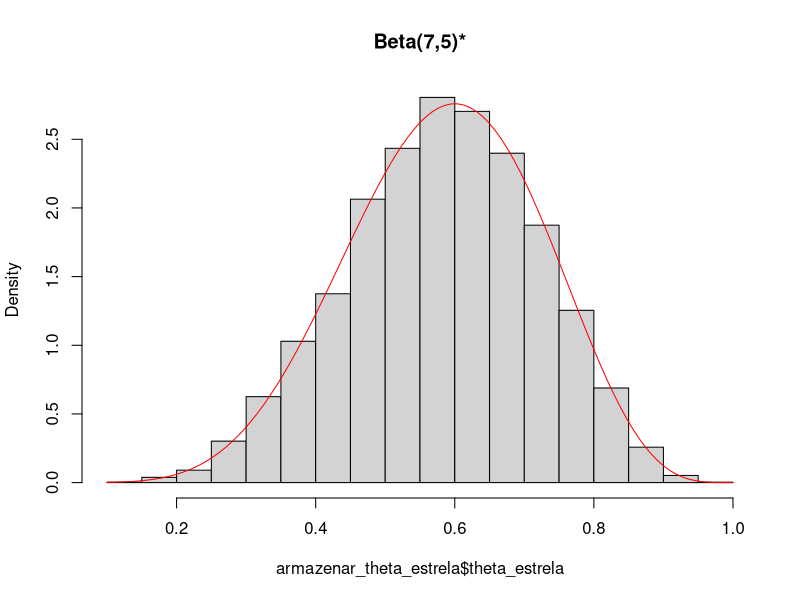
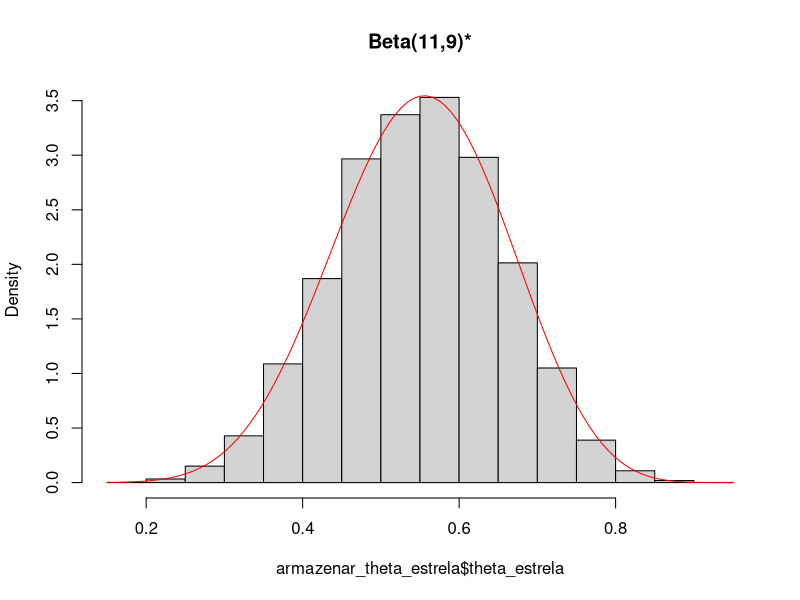
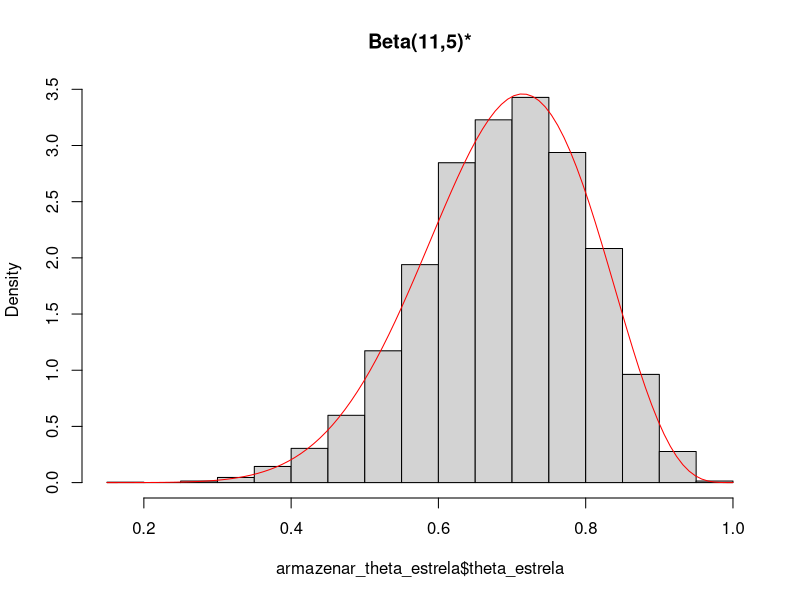
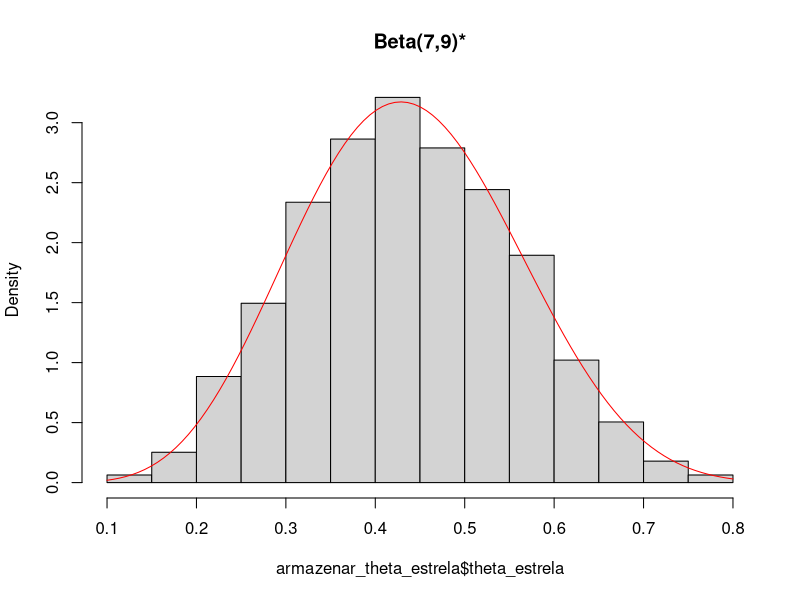
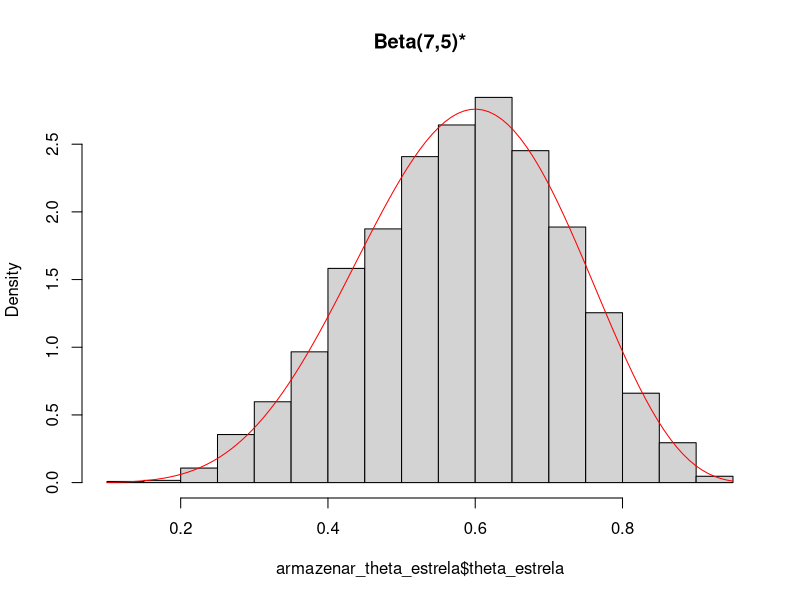
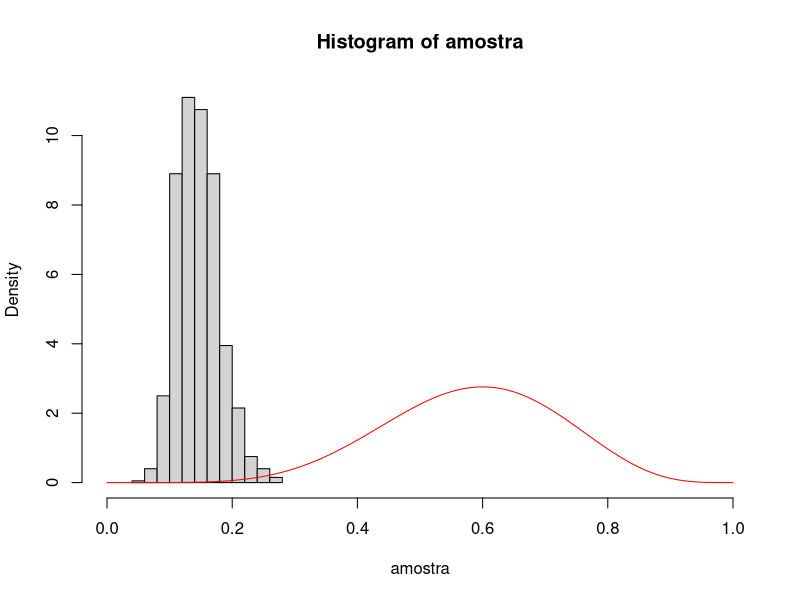
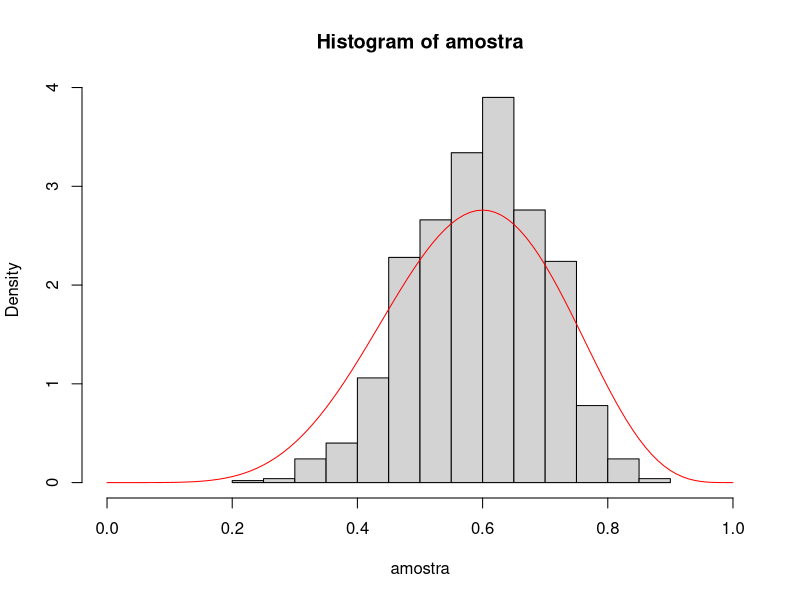
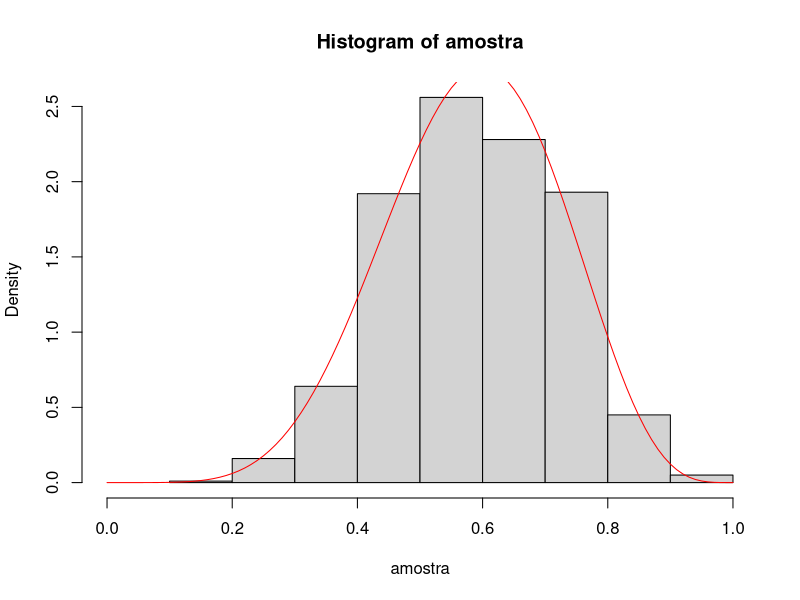

Write the R code that produced these figures, in order.
## ---- chunk 1
knitr::opts_chunk$set(echo = TRUE)
require(data.table)

## ---- chunk 2
n <- 10
theta <- 0.5
set.seed(1118)
bernoulli <- rbinom(n, size = 1, prob = 0.5)
soma_n <- sum(bernoulli)
## ---- chunk 3
#mostrar que apenas com M conseguimos ver algo próximo da distribuição
## ---- chunk 4
# Beta(1,1) ---------------------------------------------------------------
alpha <- 1
beta <- 1

##função de verossimilhança ----------------------------------------------
f_x_dado_theta <- (theta^(soma_n))*(1 - theta)^(n - soma_n)

##distribuição a priori --------------------------------------------------
pi_theta <- (theta^(alpha + soma_n -1))*((1 - theta)^(beta + soma_n - 1))


##distribuição preditiva a priori ---------------------------------------
f_x <- ((gamma(alpha + beta))/(gamma(alpha))*(gamma(beta)))*((gamma(alpha + soma_n))*(gamma(beta + n - soma_n)))/(gamma(alpha + beta + n))


##distribuição a posteriori para theta -----------------------------------
f_theta_dado_x <- (f_x_dado_theta*pi_theta)/f_x
alpha + soma_n ; beta + n - soma_n#será uma beta(7,5)


# #METODO DE REJEIÇÃO -----------------------------------------------------
pi_theta#a priori
g_theta <- pi_theta#g_heta é a distribuição de referência
pi_theta_dado_x <- (theta^(alpha + soma_n - 1))*((1 - theta)^(beta + n - soma_n - 1))
theta_max_veross <- soma_n/n
f_x_dado_theta_max_veross <- (theta_max_veross^(soma_n))*(1 - theta_max_veross)^(n - soma_n)

M <- f_x_dado_theta_max_veross
#1 gerando theta* , da funç]ao g_theta que é igual a pi_theta
theta_estrela <- rbeta(n = 20000, 1, 1)
#2 gerando uma uniforme(0,1)
u <- runif(20000, 0, 1)
#3 se u <= f(theta)/M*g(theta_estrela)
M #estimador de maxima verossimilhança
f_x_dado_theta_estrela <- (theta_estrela^(soma_n))*(1 - theta_estrela)^(n - soma_n)#estimador de verossimilhança pra distribuição escolhida
armazenar_theta_estrela <- u <= (f_x_dado_theta_estrela/f_x_dado_theta_max_veross)#valor gerado de pi_theta_dado_x que foi aceito)

armazenar_theta_estrela <- ifelse(((u <= f_x_dado_theta_estrela/f_x_dado_theta_max_veross)), 1, 0)
armazenar_theta_estrela <- cbind(theta_estrela, armazenar_theta_estrela)
armazenar_theta_estrela <- as.data.table(armazenar_theta_estrela)
armazenar_theta_estrela <- armazenar_theta_estrela[armazenar_theta_estrela == 1]
                                 
dist_beta <- rbeta(20000, 7, 5)#distribuição a priori

par(mfrow = c(1,1))
hist(armazenar_theta_estrela$theta_estrela, main = "Beta(7,5)*", probability = T)#distribuição a posteriori
curve(dbeta(x, 7, 5), add = T, col = "red")
##probabilidade de aceitação ---------------------------------------------
nrow(armazenar_theta_estrela)/20000#0.36205
## ---- chunk 5
# Beta(5,5) ---------------------------------------------------------------
alpha <- 5
beta <- 5

##função de verossimilhança ----------------------------------------------
f_x_dado_theta <- (theta^(soma_n))*(1 - theta)^(n - soma_n)

##distribuição preditiva a priori ---------------------------------------
f_x <- ((gamma(alpha + beta))/(gamma(alpha))*(gamma(beta)))*((gamma(alpha + soma_n))*(gamma(beta + n - soma_n)))/(gamma(alpha + beta + n))


##distribuição a posteriori para theta -----------------------------------
f_theta_dado_x <- (f_x_dado_theta*pi_theta)/f_x
alpha + soma_n ; beta + n - soma_n#será uma beta(11,9)

dist_beta <- rbeta(10000, 11, 9)#olhar se é igual a distribuição a posteriori

# #METODO DE REJEIÇÃO -----------------------------------------------------
pi_theta#a priori
g_theta <- pi_theta#g_heta é a distribuição de referência
pi_theta_dado_x <- (theta^(alpha + soma_n - 1))*((1 - theta)^(beta + n - soma_n - 1))
theta_max_veross <- soma_n/n
f_x_dado_theta_max_veross <- (theta_max_veross^(soma_n))*(1 - theta_max_veross)^(n - soma_n)

M <- f_x_dado_theta_max_veross
#1 gerando theta* , da funç]ao g_theta que é igual a pi_theta
theta_estrela <- rbeta(n = 20000, 5, 5)
#2 gerando uma uniforme(0,1)
u <- runif(20000, 0, 1)
#3 se u <= f(theta)/M*g(theta_estrela)
M #estimador de maxima verossimilhança
f_x_dado_theta_estrela <- (theta_estrela^(soma_n))*(1 - theta_estrela)^(n - soma_n)#estimador de verossimilhança pra distribuição escolhida
armazenar_theta_estrela <- u <= (f_x_dado_theta_estrela/f_x_dado_theta_max_veross)#valor gerado de pi_theta_dado_x que foi aceito)

armazenar_theta_estrela <- ifelse(((u <= f_x_dado_theta_estrela/f_x_dado_theta_max_veross)), 1, 0)
armazenar_theta_estrela <- cbind(theta_estrela, armazenar_theta_estrela)
armazenar_theta_estrela <- as.data.table(armazenar_theta_estrela)
armazenar_theta_estrela <- armazenar_theta_estrela[armazenar_theta_estrela == 1]

hist(armazenar_theta_estrela$theta_estrela, main = "Beta(11,9)*", probability = T)#distribuição a posteriori
curve(dbeta(x,11, 9), add = T, col = "red")
##probabilidade de aceitação ---------------------------------------------
nrow(armazenar_theta_estrela)/20000#0.6337

## ---- chunk 6
# Beta(5,1) ---------------------------------------------------------------
alpha <- 5
beta <- 1

##função de verossimilhança ----------------------------------------------
f_x_dado_theta <- (theta^(soma_n))*(1 - theta)^(n - soma_n)

##distribuição a priori --------------------------------------------------
pi_theta <- (theta^(alpha + soma_n -1))*((1 - theta)^(beta + soma_n - 1))


##distribuição preditiva a priori ---------------------------------------
f_x <- ((gamma(alpha + beta))/(gamma(alpha))*(gamma(beta)))*((gamma(alpha + soma_n))*(gamma(beta + n - soma_n)))/(gamma(alpha + beta + n))


##distribuição a posteriori para theta -----------------------------------
f_theta_dado_x <- (f_x_dado_theta*pi_theta)/f_x
alpha + soma_n ; beta + n - soma_n#será uma beta(11,5)

dist_beta <- rbeta(10000, 11, 5)#olhar se é igual a distribuição a posteriori

# #METODO DE REJEIÇÃO -----------------------------------------------------
pi_theta#a priori
g_theta <- pi_theta#g_heta é a distribuição de referência
pi_theta_dado_x <- (theta^(alpha + soma_n - 1))*((1 - theta)^(beta + n - soma_n - 1))
theta_max_veross <- soma_n/n
f_x_dado_theta_max_veross <- (theta_max_veross^(soma_n))*(1 - theta_max_veross)^(n - soma_n)

M <- f_x_dado_theta_max_veross
#1 gerando theta* , da funç]ao g_theta que é igual a pi_theta
theta_estrela <- rbeta(n = 20000, 5, 1)
#2 gerando uma uniforme(0,1)
u <- runif(20000, 0, 1)
#3 se u <= f(theta)/M*g(theta_estrela)
M #estimador de maxima verossimilhança
f_x_dado_theta_estrela <- (theta_estrela^(soma_n))*(1 - theta_estrela)^(n - soma_n)#estimador de verossimilhança pra distribuição escolhida
armazenar_theta_estrela <- u <= (f_x_dado_theta_estrela/f_x_dado_theta_max_veross)#valor gerado de pi_theta_dado_x que foi aceito)

armazenar_theta_estrela <- ifelse(((u <= f_x_dado_theta_estrela/f_x_dado_theta_max_veross)), 1, 0)
armazenar_theta_estrela <- cbind(theta_estrela, armazenar_theta_estrela)
armazenar_theta_estrela <- as.data.table(armazenar_theta_estrela)
armazenar_theta_estrela <- armazenar_theta_estrela[armazenar_theta_estrela == 1]

hist(armazenar_theta_estrela$theta_estrela, main = "Beta(11,5)*", probability = T)#distribuição a posteriori
curve(dbeta(x, 11, 5), add = T, col = "red")
##probabilidade de aceitação ---------------------------------------------
nrow(armazenar_theta_estrela)/20000#0.2807

## ---- chunk 7
# Beta(1,5) ---------------------------------------------------------------
alpha <- 1
beta <- 5

##função de verossimilhança ----------------------------------------------
f_x_dado_theta <- (theta^(soma_n))*(1 - theta)^(n - soma_n)

##distribuição a priori --------------------------------------------------
pi_theta <- (theta^(alpha + soma_n -1))*((1 - theta)^(beta + soma_n - 1))


##distribuição preditiva a priori ---------------------------------------
f_x <- ((gamma(alpha + beta))/(gamma(alpha))*(gamma(beta)))*((gamma(alpha + soma_n))*(gamma(beta + n - soma_n)))/(gamma(alpha + beta + n))


##distribuição a posteriori para theta -----------------------------------
f_theta_dado_x <- (f_x_dado_theta*pi_theta)/f_x
alpha + soma_n ; beta + n - soma_n#será uma beta(7,9)

dist_beta <- rbeta(10000, 7, 9)#olhar se é igual a distribuição a posteriori

# #METODO DE REJEIÇÃO -----------------------------------------------------
pi_theta#a priori
g_theta <- pi_theta#g_heta é a distribuição de referência
pi_theta_dado_x <- (theta^(alpha + soma_n - 1))*((1 - theta)^(beta + n - soma_n - 1))
theta_max_veross <- soma_n/n
f_x_dado_theta_max_veross <- (theta_max_veross^(soma_n))*(1 - theta_max_veross)^(n - soma_n)

M <- f_x_dado_theta_max_veross
#1 gerando theta* , da funç]ao g_theta que é igual a pi_theta
theta_estrela <- rbeta(n = 20000, 1, 5)
#2 gerando uma uniforme(0,1)
u <- runif(20000, 0, 1)
#3 se u <= f(theta)/M*g(theta_estrela)
M #estimador de maxima verossimilhança
f_x_dado_theta_estrela <- (theta_estrela^(soma_n))*(1 - theta_estrela)^(n - soma_n)#estimador de verossimilhança pra distribuição escolhida
armazenar_theta_estrela <- u <= (f_x_dado_theta_estrela/f_x_dado_theta_max_veross)#valor gerado de pi_theta_dado_x que foi aceito)

armazenar_theta_estrela <- ifelse(((u <= f_x_dado_theta_estrela/f_x_dado_theta_max_veross)), 1, 0)
armazenar_theta_estrela <- cbind(theta_estrela, armazenar_theta_estrela)
armazenar_theta_estrela <- as.data.table(armazenar_theta_estrela)
armazenar_theta_estrela <- armazenar_theta_estrela[armazenar_theta_estrela == 1]

hist(armazenar_theta_estrela$theta_estrela, main = "Beta(7,9)*", probability = T)#distribuição a posteriori
curve(dbeta(x, 7, 9), add = T, col = "red")
##probabilidade de aceitação ---------------------------------------------
nrow(armazenar_theta_estrela)/20000#0.0926

## ---- chunk 8
# Beta(1,4) ---------------------------------------------------------------
alpha <- 1
beta <- 1

alpha2 <- 1
beta2 <- 4
##função de verossimilhança ----------------------------------------------
f_x_dado_theta <- (theta^(soma_n))*(1 - theta)^(n - soma_n)

##distribuição a priori --------------------------------------------------
pi_theta <- ((gamma(alpha + beta))/(gamma(alpha)*gamma(beta)))*((theta^(alpha - 1))*(1 - theta)^(beta - 1))


##distribuição de referência ---------------------------------------------
g_theta <- ((gamma(alpha2 + beta2))/(gamma(alpha2)*gamma(beta2)))*((theta^(alpha2 - 1))*(1 - theta)^(beta2 - 1))

##distribuição a posteriori ----------------------------------------------
f_theta_dado_x <- c(alpha + soma_n, beta + n - soma_n)

## encontrando theta que maximiza nosso M --------------------------------
max <- ((theta^(soma_n + alpha - 1))*((1 - theta)^(n + beta - soma_n - 1))/((theta^(alpha2 - 1))*(1 - theta)^(beta2 - 1)))
theta_estrela <- max
M <- (((gamma(alpha + beta))/(gamma(alpha))*(gamma(beta)))*((theta_estrela^(soma_n))*((1 - theta_estrela)^(n - soma_n)))*((theta_estrela)^(alpha - 1))*((1 - theta_estrela)^(beta - 1)))/((((gamma(alpha2 + beta2))/(gamma(alpha2))*(gamma(beta2)))*((theta_estrela^(alpha2 - 1))*((1 - theta_estrela)^(beta2 - 1)))))

##METODO DE REJEIÇÃO -----------------------------------------------------
# 1 condição de existencia de M -------------------------------------------
stopifnot(beta + alpha + n > alpha2 + beta2)
# 2 condição de existencia de M -------------------------------------------
stopifnot(alpha + soma_n > alpha2 & beta + n - soma_n > beta2)

pi_theta #a priori
g_theta #g_heta é a distribuição de referência
pi_theta_dado_x <- (theta^(alpha + soma_n - 1))*((1 - theta)^(beta + n - soma_n - 1))
theta_max_veross <- soma_n/n
f_x_dado_theta_max_veross <- (theta_max_veross^(soma_n))*(1 - theta_max_veross)^(n - soma_n)

M <- (((gamma(alpha2)*gamma(beta2)*gamma(alpha+beta))/(gamma(alpha2 + beta2)*gamma(alpha)*gamma(beta)))*((alpha + soma_n - alpha2)/(beta + n - beta2 + alpha - alpha2))^(alpha + soma_n - alpha2))*(1 - (alpha + soma_n - alpha2)/(beta + n - beta2 + alpha - alpha2))^(beta + n - soma_n - beta2) 
#1 gerando theta* , da funç]ao g_theta que é igual a pi_theta
theta_estrela <- rbeta(n = 20000, 1, 1)
#2 gerando uma uniforme(0,1)
u <- runif(20000, 0, 1)
#3 se u <= f(theta)/M*g(theta_estrela)
M #...
f_x_dado_theta_estrela <- (theta_estrela^(soma_n))*(1 - theta_estrela)^(n - soma_n)#estimador de verossimilhança pra distribuição escolhida
armazenar_theta_estrela <- u <= ((f_x_dado_theta_estrela*pi_theta)/(M*f_x_dado_theta_max_veross))#valor gerado de pi_theta_dado_x que foi aceito)

armazenar_theta_estrela <- ifelse(((u <= f_x_dado_theta_estrela/f_x_dado_theta_max_veross)), 1, 0)
armazenar_theta_estrela <- cbind(theta_estrela, armazenar_theta_estrela)
armazenar_theta_estrela <- as.data.table(armazenar_theta_estrela)
armazenar_theta_estrela <- armazenar_theta_estrela[armazenar_theta_estrela == 1]

dist_beta <- rbeta(20000, 7, 5)#distribuição a priori

par(mfrow = c(1,1))
hist(armazenar_theta_estrela$theta_estrela, prob = T, main = "Beta(7,5)*")#distribuição a posteriori
curve(dbeta(x, 7, 5), add = T, col = "red")
##probabilidade de aceitação ---------------------------------------------
nrow(armazenar_theta_estrela)/20000#0.36205

## ---- chunk 9
#método SIR
## ---- chunk 10
#passo 3
## ---- chunk 11
#sample
## ---- chunk 12
n <- 10
set.seed(1118)
bernoulli <- rbinom(n, size = 1, prob = 0.5)
soma_n <- sum(bernoulli)
#priori
alpha <- 1
beta <- 1
#candidata (distribuição de importância)
alpha2 <- 10
beta2 <- 90
# 1 gerar amostra de tamanho J da função de importância g(theta) que nesse caso é uma uniforme(0,1)
set.seed(2745)
vetor_thetas <-rbeta(20000, 1, 1)
# 2 para cada theta_i, i = 1 até J, calcule wi e os pesos qi
w <- c()
for (i in vetor_thetas) {
  w = c(w,((((i^(soma_n))*(1 - i)^(n - soma_n))*(((gamma(alpha + beta))/(gamma(alpha)*gamma(beta)))*((i^(alpha - 1))*(1 - i)^(beta - 1))))/((gamma(alpha2 + beta2))/(gamma(alpha2)*gamma(beta2)))*((i^(alpha2 - 1))*(1 - i)^(beta2 - 1))))
}
q <- w/sum(w)
stopifnot(sum(q) >= 0.9999)#garantir que a soma das probabilidades resulte em 1
# 3 selecionar, de um vetor de amostras theta*, uma amostra com reposicao assumindo que a P(theta=thetai) = qi 
amostra <- sample(vetor_thetas, size = length(vetor_thetas)/20, replace = TRUE, prob = q)
hist(amostra, probability = T, xlim = c(0,1))
curve(dbeta(x, 7, 5), add = T, col = "red")
## ---- chunk 13
n <- 10
set.seed(1118)
bernoulli <- rbinom(n, size = 1, prob = 0.5)
soma_n <- sum(bernoulli)
#priori
alpha <- 1
beta <- 1
#candidata (distribuição de importância)
alpha2 <- 7
beta2 <- 5
# 1 gerar amostra de tamanho J da função de importância g(theta) que nesse caso é uma uniforme(0,1)
set.seed(2745)
vetor_thetas <-rbeta(20000, 1, 1)
# 2 para cada theta_i, i = 1 até J, calcule wi e os pesos qi
w <- c()
for (i in vetor_thetas) {
  w = c(w,((((i^(soma_n))*(1 - i)^(n - soma_n))*(((gamma(alpha + beta))/(gamma(alpha)*gamma(beta)))*((i^(alpha - 1))*(1 - i)^(beta - 1))))/((gamma(alpha2 + beta2))/(gamma(alpha2)*gamma(beta2)))*((i^(alpha2 - 1))*(1 - i)^(beta2 - 1))))
}
q <- w/sum(w)
stopifnot(sum(q) >= 0.9999)#garantir que a soma das probabilidades resulte em 1
# 3 selecionar, de um vetor de amostras theta*, uma amostra com reposicao assumindo que a P(theta=thetai) = qi 
amostra <- sample(vetor_thetas, size = length(vetor_thetas)/20, replace = TRUE, prob = q)
hist(amostra, probability = T, xlim = c(0,1))
curve(dbeta(x, 7, 5), add = T, col = "red")
## ---- chunk 14
n <- 10
set.seed(1118)
bernoulli <- rbinom(n, size = 1, prob = 0.5)
soma_n <- sum(bernoulli)
#priori
alpha <- 1
beta <- 1
#candidata (distribuição de importância)
alpha2 <- 1
beta2 <- 1
# 1 gerar amostra de tamanho J da função de importância g(theta) que nesse caso é uma uniforme(0,1)
set.seed(2745)
vetor_thetas <-rbeta(20000, 1, 1)
# 2 para cada theta_i, i = 1 até J, calcule wi e os pesos qi
w <- c()
for (i in vetor_thetas) {
  w = c(w,((((i^(soma_n))*(1 - i)^(n - soma_n))*(((gamma(alpha + beta))/(gamma(alpha)*gamma(beta)))*((i^(alpha - 1))*(1 - i)^(beta - 1))))/((gamma(alpha2 + beta2))/(gamma(alpha2)*gamma(beta2)))*((i^(alpha2 - 1))*(1 - i)^(beta2 - 1))))
}
q <- w/sum(w)
stopifnot(sum(q) >= 0.9999)#garantir que a soma das probabilidades resulte em 1
# 3 selecionar, de um vetor de amostras theta*, uma amostra com reposicao assumindo que a P(theta=thetai) = qi 
amostra <- sample(vetor_thetas, size = length(vetor_thetas)/20, replace = TRUE, prob = q)
hist(amostra, probability = T, xlim = c(0,1))
curve(dbeta(x, 7, 5), add = T, col = "red")
